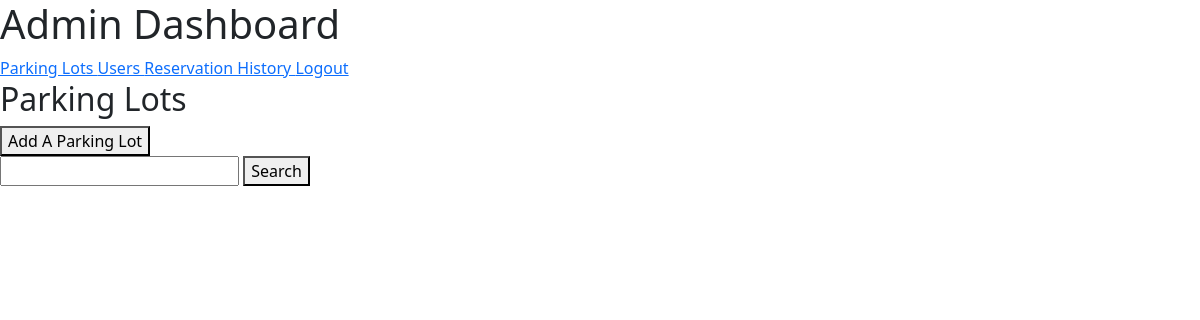
/admin/dashboard (signed in), run on an earlier commit of the app's database.
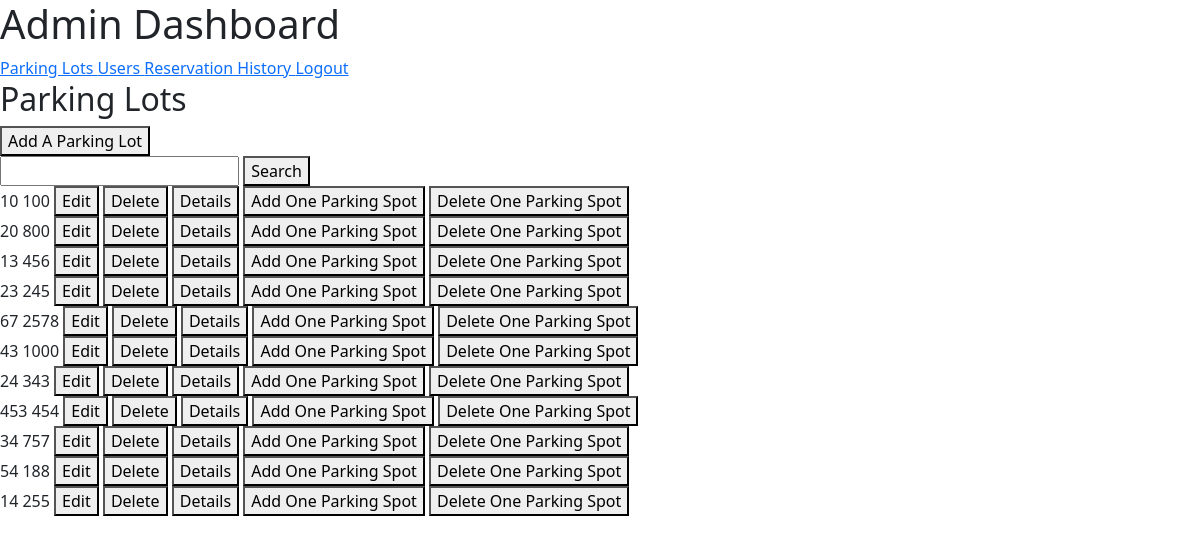
And on a later commit of the database.
### models/parkingInfo.py (models this page shows, shortened)
class ParkingLot(db.Model) :
    __tablename__ = "parkinglot"
    id = db.Column(db.Integer, primary_key = True, autoincrement = True)
    landmark = db.Column(db.String)
    noOfParkingSpots = db.Column(db.Integer)
    pricePerHr = db.Column(db.Integer)
    addressId = db.Column(db.Integer, db.ForeignKey("address.id"))
    address = db.relationship("Address", uselist = False, backref = "parkingLot")
    parkingSpots = db.relationship("ParkingSpot", backref = "parkingLot") #parking lot and parking spot is 1 - M

### controllers/adminDashboard.py (the view, shortened to what this page needs)
@adminbp.route("/dashboard", methods = ["GET", "POST"])
def dashboard() :
    if request.method == "GET" :
        return render_template("admin/adminDashboard.html", parkingLots = viewParkingLots())

### controllers/adminDashboard.py (called while the page is built)
@adminbp.before_request
def restrict() :
    if session.get("type") != "admin" :
        return redirect(url_for("general.signIn"))

def viewParkingLots() :
    return db.session.execute(db.select(ParkingLot)).scalars().all()

### templates/admin/adminDashboard.html (shortened to what this page needs)
<!DOCTYPE html>
<html>
    <head>
        <link rel = "stylesheet" href = "/static/bootstrap/css/bootstrap.min.css"/>
        <link rel = "stylesheet" href = "/static/css/style.css"/>
    </head>
    <body>
        <h1>
        </h1>
        <div>
            <a href = "/admin/dashboard">
                Parking Lots
            </a>
            <a href = "/admin/dashboard/users">
                Users
            </a>
            <a href = "/admin/dashboard/history">
                Reservation History
            </a>
            <a href = "/signIn">
                Logout
            </a>
        </div>
        <div>
            <h2>
                Parking Lots
            </h2>
        </div>
        <div>
            <form method = "POST" action = "/admin/dashboard">
                <button type = "submit" name = "action" value = "create">
                    Add A Parking Lot
                </button>
            </form>
            <form method = "POST" action = "/admin/dashboard/searchResults">
                <input type = "text" name = "searchValue"/>
                <button type = "submit" name = "action" value = "search">
                    Search
                </button>
            </form>
        </div>
        <div>
            {% for parkingLot in parkingLots %}
                <div>
                    <form method = "POST" action = "/admin/dashboard">
                        {{ parkingLot.noOfParkingSpots }}
                        {{ parkingLot.pricePerHr }}
                        <button type = "submit" name = "action" value = "edit">
                            Edit
                        </button>
                        <button type = "submit" name = "action" value = "delete">
                            Delete
                        </button>
                        <button type = "submit" name = "action" value = "details">
                            Details
                        </button>
                        <button type = "submit" name = "action" value = "add1">
                            Add One Parking Spot
                        </button>
                        <button type = "submit" name = "action" value = "delete1">
                            Delete One Parking Spot
                        </button>
                    </form>
                </div>
            {% endfor %}
        </div>
    </body>
</html>

What changed in the data, as far as the page shows it:
added ParkingLot: noOfParkingSpots "10", pricePerHr "100"
added ParkingLot: noOfParkingSpots "20", pricePerHr "800"
added ParkingLot: noOfParkingSpots "13", pricePerHr "456"
added ParkingLot: noOfParkingSpots "23", pricePerHr "245"
added ParkingLot: noOfParkingSpots "67", pricePerHr "2578"
added ParkingLot: noOfParkingSpots "43", pricePerHr "1000"
added ParkingLot: noOfParkingSpots "24", pricePerHr "343"
added ParkingLot: noOfParkingSpots "453", pricePerHr "454"
added ParkingLot: noOfParkingSpots "34", pricePerHr "757"
added ParkingLot: noOfParkingSpots "54", pricePerHr "188"
added ParkingLot: noOfParkingSpots "14", pricePerHr "255"
